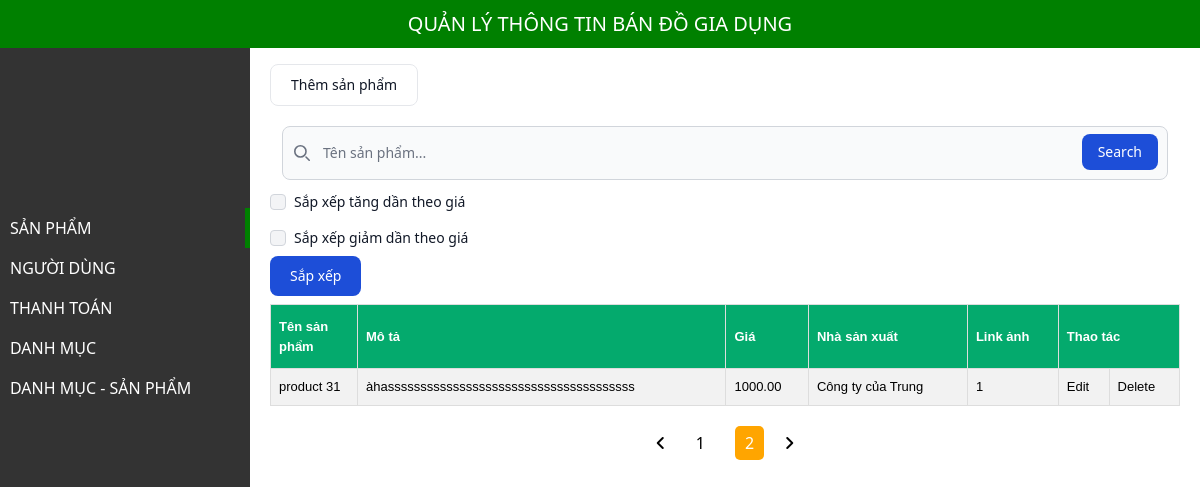
Page /admin.php?page=2 (signed in) on the committed database.
### tables this page shows
CREATE TABLE `products` (
  `product_id` int(11) NOT NULL,
  `product_name` varchar(100) NOT NULL,
  `description` text DEFAULT NULL,
  `price` decimal(10,2) NOT NULL,
  `manufacturer_id` int(11) DEFAULT NULL,
  `image_url` varchar(255) DEFAULT NULL
);

CREATE TABLE `manufacturers` (
  `manufacturer_id` int(11) NOT NULL,
  `manufacturer_name` varchar(100) NOT NULL
);

### adminCustomer.php (the view, shortened to what this page needs)
<!DOCTYPE html>
<html lang="en">
<head>
</head>
<body>
</body>
</html>

### adminProduct.php (shortened to what this page needs)
<!DOCTYPE html>
<html lang="en">
<head>
</head>
<body>
    <table id="customers">
        <tr>
            <th style="width: 87px;">Tên sản phẩm</th>
            <th>Mô tả</th>
            <th>Giá</th>
            <th>Nhà sản xuất</th>
            <th>Link ảnh</th>
            <th colspan="2">Thao tác</th>
        </tr>
        <?php
        $recordsPerPage = 10;
        $currentpage = isset($_GET['page']) ? $_GET['page'] : 1;
        $startIndex = ($currentpage - 1) * $recordsPerPage;
        include 'connection.php';
        $search_keyword = isset($_GET['search']) ? $_GET['search'] : '';
        if (isset($_GET['sortByASC']) === true && $_GET['sortByASC'] === 'ASC') {
            $query = "SELECT p.*, m.manufacturer_name
            FROM products p
            JOIN manufacturers m ON p.manufacturer_id = m.manufacturer_id ORDER BY price ASC LIMIT $startIndex, $recordsPerPage";
        } else if (isset($_GET['sortByDESC']) === true && $_GET['sortByDESC'] === 'DESC') {
            $query = "SELECT p.*, m.manufacturer_name
            FROM products p
            JOIN manufacturers m ON p.manufacturer_id = m.manufacturer_id ORDER BY price DESC LIMIT $startIndex, $recordsPerPage";
        } else if (isset($_GET['search']) === true && $_GET['search'] !== '') {
            $query = "SELECT p.*, m.manufacturer_name
            FROM products p
            JOIN manufacturers m ON p.manufacturer_id = m.manufacturer_id WHERE product_name LIKE '%$search_keyword%'LIMIT $startIndex, $recordsPerPage ";
        } else {
            $query = "SELECT p.*, m.manufacturer_name
            FROM products p
            JOIN manufacturers m ON p.manufacturer_id = m.manufacturer_id LIMIT $startIndex, $recordsPerPage ";
        }
        $result = mysqli_query($conn, $query);
        if (mysqli_num_rows($result) > 0) {
            while ($row = mysqli_fetch_assoc($result)) {
        ?>
                <tr>
                    <td> <?php echo $row["product_name"] ?></td>
                    <td> <?php echo $row["description"] ?></td>
                    <td> <?php echo $row["price"] ?></td>
                    <td> <?php echo $row["manufacturer_name"] ?></td>
                    <td> <?php echo $row["image_url"] ?></td>
                    <td><a href="editProduct.php?product_id=<?php echo $row['product_id']; ?>&manufacturer_id=<?php echo $row['manufacturer_id']; ?>">Edit</a>
                    </td>
                    <td><a href="xulyxoasanpham.php?product_id=<?php echo $row['product_id']; ?>">Delete</a></td>
                </tr>
        <?php
            }
        } else {
            echo "Không có sản phẩm nào";
        }
        ?>
    </table>
    <div class="pagination" style="margin-top: 20px;margin-bottom: 20px">
        <?php include 'adminPaginationProduct.php'; ?>
    </div>
</body>
</html>

### assets/css/styles.css (style rules this page uses)
#customers { font-family: Arial, Helvetica, sans-serif; border-collapse: collapse; width: 100%; font-size: 13px; }
#customers td, #customers th { border: 1px solid #ddd; padding: 8px; }
#customers tr:nth-child(even) { background-color: #f2f2f2; }
#customers th:first-child { width: 87px; }
#customers th { padding-top: 12px; padding-bottom: 12px; text-align: left; background-color: #04aa6d; color: white; }

### rows in the picture
products: product_name "product 31", description "àhassssssssssssssssssssssssssssssssssssss", price "1000.00", manufacturer.manufacturer_name "Công ty của Trung", image_url "1"
